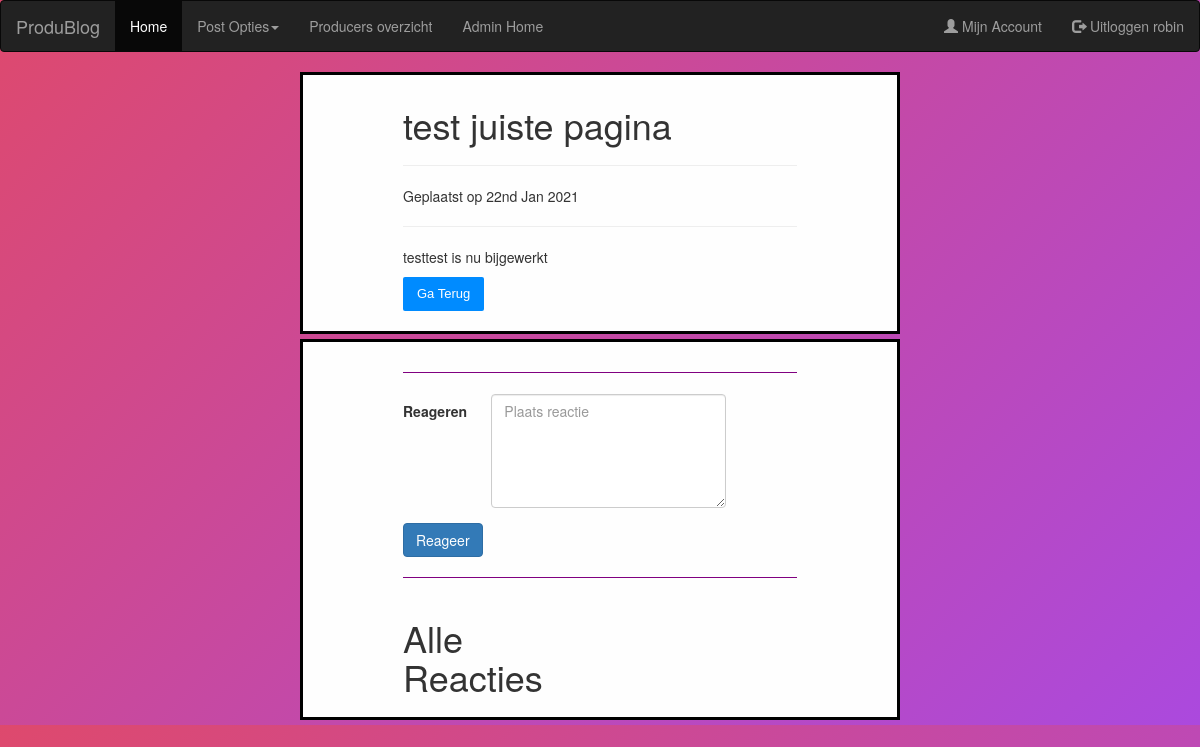
The page /Produblog/show.php?id=15 (signed in) on the database its author committed.
### tables this page shows
CREATE TABLE `users` (
  `idUsers` int(11) NOT NULL,
  `username` varchar(255) DEFAULT NULL,
  `password` varchar(255) DEFAULT NULL,
  `usertype` varchar(32) DEFAULT NULL,
  `email` varchar(255) DEFAULT NULL,
  `date` date DEFAULT NULL
);

CREATE TABLE `post` (
  `idPost` int(11) NOT NULL,
  `idUsers` int(11) NOT NULL,
  `postname` varchar(64) DEFAULT NULL,
  `postcontent` longtext NOT NULL,
  `file_ops` varchar(255) DEFAULT NULL,
  `datum` date DEFAULT NULL,
  `admin_post` tinyint(1) DEFAULT NULL
);

### Produblog/assets/includes/include.php (called while the page is built, shortened)
<?php
  require_once('header.php');
  require_once('functions/functions.php');
  ?>

### Produblog/show.php (the view, shortened to what this page needs)
<?php require_once('assets/includes/include.php');
$id = $_GET["id"];
if(isset($_POST["page"])){
		$lastpage = $_POST["page"];
	}
else{
	$lastpage = null;
}
	if(isset($_SESSION['idUsers'])){
		$post = getPost($id);
		echo"
		<div class='container2'>
			<div class='content2'>
					<div>
					<h1>".html($post->postname)."</h1>
					<hr>
					<p>Geplaatst op ".html(date('jS M Y', strtotime($post->datum)))."</p>
					<hr>
					".pageaudio($post)."
					<p>".html($post->postcontent)."</p>
					<p><button class='readbtn'><a href="; backbutton($lastpage, $post); echo " >Ga Terug</a></button></p>
					</div>
			</div>
		</div>
			<div class='container2'>
			<div class='content2'>
		<hr class='darkrow'>
					<div class='row'>
						<div class='col-lg-4'></div>
						<div class='col-lg-10'>
							<form class='form-horizontal' action='ac_comment.php'  method='POST'>
							<input type='hidden' name='idPost' value='".html($post->idPost)."' >
								<div class='form-group'>
									<label class='col-lg-3 control-label'>Reageren</label>
									<div class='col-lg-9'>
										<textarea class='form-control' rows='5' cols='10' name='comment' placeholder='Plaats reactie'></textarea>
									</div>
								</div>
								<input type='submit' name='postcomment' value='Reageer' class='btn btn-primary'>
							</form>
						</div>
					</div>
							<hr class='darkrow'>
					<div class='row'>
						<div class='col-lg-6'>
							<h1>Alle Reacties</h1>
		";
					echo"
						</div>
					</div>
			</div>
		 </div>
		";
	}
?>
<?php include_once('assets/includes/footer.php'); ?>

### Produblog/assets/includes/header.php (shortened to what this page needs)
<!DOCTYPE html>
<html lang="en">
<head>
  <link rel="stylesheet" href="assets/css/style.css">
  <link rel="stylesheet" href="https://maxcdn.bootstrapcdn.com/bootstrap/3.4.1/css/bootstrap.min.css">
</head>
<nav class="navbar navbar-inverse">
<?php
	$con = getDBConnection();
		if(isset($_SESSION['idUsers'])){
			$query = "SELECT idUsers, username, email, usertype FROM users WHERE idUsers = :idUsers";
			$user =  $con->prepare($query);
			$user->bindValue(':idUsers', $_SESSION['idUsers']);
			$user->execute();
			$result = $user->fetch(PDO::FETCH_ASSOC);
			echo"
			  <div class='container-fluid'>
				<div class='navbar-header'>
				  <a class='navbar-brand' href='home.php'>ProduBlog</a>
				</div>
				<ul class='nav navbar-nav'>
				  <li class='active'><a href='home.php'>Home</a></li>
			";
			if(isset($_SESSION['usertype']) && ( ($_SESSION['usertype'] == 'producer')  or ($_SESSION['usertype'] == 'admin') ) ){
				echo"  <li class='dropdown'><a class='dropdown-toggle' data-toggle='dropdown' href='#''>Post Opties<span class='caret'></span></a>
					<ul class='dropdown-menu'>
				  <li><a href='mijnposts.php?id=".$_SESSION['idUsers']."'>Mijn Posts</a></li>
				  <li><a href='producer_posts_create.php'>Creëer Post</a></li>
				  </ul>
				  </li>
				";
			  }
			  echo"
				  <li><a href='produceroverzicht.php'>Producers overzicht</a></li>
			";
			  if(isset($_SESSION['usertype']) && $_SESSION['usertype'] == 'admin'){
				echo "  <li><a href='admin_home.php'>Admin Home</a></li> ";
			  }
			echo"
				</ul>
					<ul class='nav navbar-nav navbar-right'>
						<li><a href='mijnaccount.php'><span class='glyphicon glyphicon-user'></span> Mijn Account</a></li>
						<li><a href='logout.php'><span class='glyphicon glyphicon-log-out'></span> Uitloggen ".$result['username']."</a></li>
					</ul>
			</div>
			";
		}
?>
</nav>
<body>

### Produblog/assets/css/style.css (style rules this page uses)
* { margin: 0px; padding: 0px; }
body { background-image: url("../assets/images/produbg.jpg"); font-size: 120%; background: rgb(222,73,109); background: -moz-linear-gradient(-45deg, rgba(222,73,109,1) 0%, rgba(171,73,222,1) 100%); background: -webkit-gradient(linear, left top, right bottom, color-stop(0%,rgba(222,73,109,1)), color-stop(100%,rgba(171,73,222,1))); background: -webkit-linear-gradient(-45deg, rgba(222,73,109,1) 0%,rgba(171,73,222,1) 100%); background: -o-linear-gradient(-45deg, rgba(222,73,109,1) 0%,rgba(171,73,222,1) 100%); background: -ms-linear-gradient(-45deg, rgba(222,73,109,1) 0%,rgba(171,73,222,1) 100%); background: linear-gradient(135deg, rgba(222,73,109,1) 0%,rgba(171,73,222,1) 100%); font-family: "Roboto", sans-serif; -webkit-font-smoothing: antialiased; -moz-osx-font-smoothing: grayscale; }
.container2 { display: block; width: 50%; background-color: #FEFEFE; margin: 5px auto; overflow: hidden; border: 3px solid black; }
.content2 { padding: 10px 100px; width: 100%; float: left; border-left-color: #FFF; border-right-color: #FFF; }
.readbtn { transition: all linear 0.2s; background: #008BFF; border: none; font-size: 13px; line-height: 22px; border-radius: 0; padding: 6px 14px; font-family: 'Montserrat', sans-serif; border-radius: 2px; color: white; }
.readbtn a { text-decoration: none; color: #FEFEFE; }
.darkrow { border-top: 1px solid purple; }

### rows shown on the page
users: username "robin"
post: postname "test juiste pagina", datum "22nd Jan 2021", postcontent "testtest is nu bijgewerkt"
